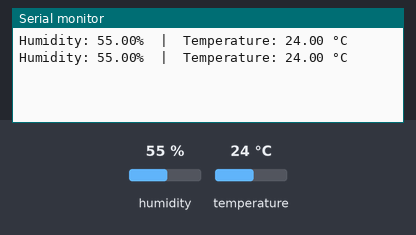
Recording of a sketch running on a simulated Arduino Uno, built with avr-gcc and run on an emulated ATmega328P. Parts: the last lines printed to the serial monitor. Inputs (shaded band) come from the test bench; at power-on: humidity 55 %, temperature 24 °C.

Above: at 2.8 s.
2.9 s: humidity set to 22 %
At 4.8 s:
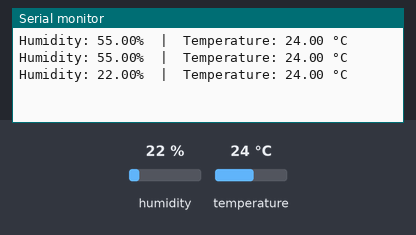
5.6 s: temperature set to 12 °C
At 6.6 s:
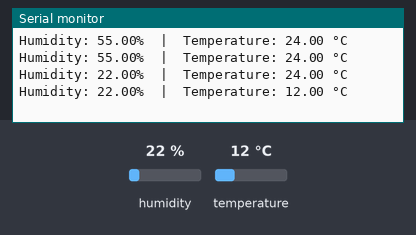
8.3 s: humidity set to 40 %
At 11.2 s:
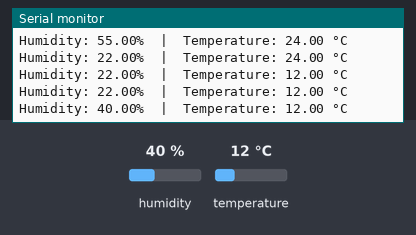
Timing chart, 0 to 12.7 s (numbered marks = the images above; inputs shaded):
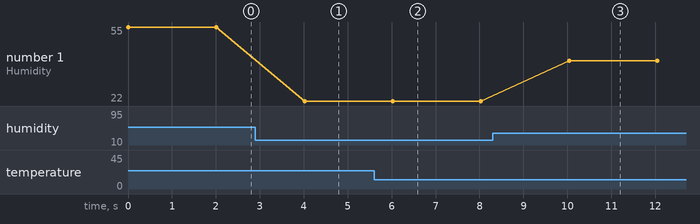

The sketch:

b.ino
```cpp
#include <Arduino.h>
#include "DHT.h"

#define DHTPIN 4
#define DHTTYPE DHT22

DHT dht(DHTPIN, DHTTYPE);

void setup() {
  Serial.begin(115200);
  dht.begin();
}

void loop() {
  float humidity = dht.readHumidity();
  float temperatureC = dht.readTemperature();

  if (isnan(humidity) || isnan(temperatureC)) {
    Serial.println("Failed to read from sensor!");
    return;
  }

  Serial.print("Humidity: ");
  Serial.print(humidity);
  Serial.print("%  |  Temperature: ");
  Serial.print(temperatureC);
  Serial.println(" °C");

  delay(2000);
}
```

Measured:
- after the input at 2.9 s, the serial monitor: prints a new line after 1.1 s (image 1)
- after the input at 5.6 s, the serial monitor: prints a new line after 0.43 s (image 2)
- after the input at 8.3 s, the serial monitor: prints a new line after 1.7 s (image 3)
- plotted number 1: 55 → 22 after the input at 2.9 s, 22 → 40 after the input at 8.3 s
